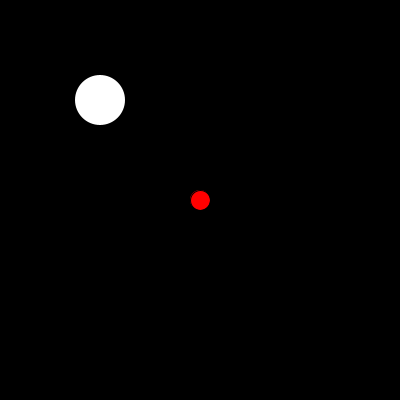
Frame 1 (no input)
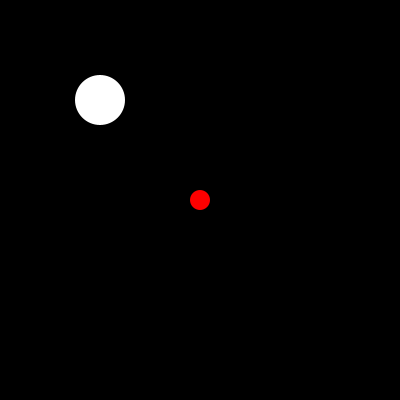
Frame 60 (the mouse pressed at the canvas centre just before this capture)
Frame 120 (the mouse held since frame 60 and released just before this capture): identical to frame 60, image omitted

The Processing sketch that drew these frames (run headless with seeded random() and noise(); from frame 60 on, the mouse is pressed at the canvas centre):

// Processing sketch: CircleClassExample
// ── CircleClassExample.pde
// CircleClassExample
// Week 10: Creative Coding / Week 11
// 6 Nov 2017
// by RJ Duran
// This example demonstrates how to create and use a custom class called Circle

// Create a variable of type Circle
Circle c;

void setup() {
  size(400, 400);
  c = new Circle(100, 100, 50); // make a new instance of Circle and assign the variable c
}

void draw() {
  background(0);

  fill(255, 0, 0);
  ellipse(width/2, height/2, 20, 20);

  //c.update();
  c.show(); //  draw instance
}
// ── Circle.pde
// This is an example of a class with different constructors 
// Look at https://processing.org:8443/tutorials/objects/ to learn more about Objects

class Circle {
  float x;
  float y;
  float r;
  
  Circle() {
    x = random(100, 200);
    y = random(100, 200);
    r = random(1, 10);
  }
  
  Circle(float r_) {
    x = random(0, width);
    y = random(0, height);
    r = r_;
  }

  Circle(float x_, float y_) {
    x = x_;
    y = y_;
    r = 1; //default radius of 1
  }
  
  Circle(float x_, float y_, float r_) {
    x = x_;
    y = y_;
    r = r_;
  }
  
  Circle(float x_min, float x_max, float y_min, float y_max, float r_) {
    x = random(x_min, x_max);
    y = random(y_min, y_max);
    r = random(1, 10); //default radius of 1
  }
  
  void show() {
    noStroke();
    fill(255);
    ellipse(x, y, r, r);
  }
  
  void update() {
    x = random(width);
    y = random(height);
  }
}
